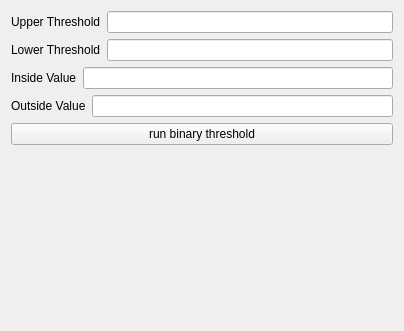
            <widget class="QWidget" name="binaryThresholdPage">
             <property name="geometry">
              <rect>
               <x>0</x>
               <y>0</y>
               <width>404</width>
               <height>331</height>
              </rect>
             </property>
             <attribute name="label">
              <string>Binary Threshold</string>
             </attribute>
             <layout class="QVBoxLayout" name="verticalLayout_19">
              <item>
               <widget class="QWidget" name="widget_22" native="true">
                <layout class="QHBoxLayout" name="horizontalLayout_23">
                 <property name="leftMargin">
                  <number>0</number>
                 </property>
                 <property name="topMargin">
                  <number>0</number>
                 </property>
                 <property name="rightMargin">
                  <number>0</number>
                 </property>
                 <property name="bottomMargin">
                  <number>0</number>
                 </property>
                 <item>
                  <widget class="QLabel" name="binaryThresholdUpperLabel">
                   <property name="text">
                    <string>Upper Threshold</string>
                   </property>
                  </widget>
                 </item>
                 <item>
                  <widget class="QLineEdit" name="binaryThresholdUpperLineEdit"/>
                 </item>
                </layout>
               </widget>
              </item>
              <item>
               <widget class="QWidget" name="widget_23" native="true">
                <layout class="QHBoxLayout" name="horizontalLayout_24">
                 <property name="leftMargin">
                  <number>0</number>
                 </property>
                 <property name="topMargin">
                  <number>0</number>
                 </property>
                 <property name="rightMargin">
                  <number>0</number>
                 </property>
                 <property name="bottomMargin">
                  <number>0</number>
                 </property>
                 <item>
                  <widget class="QLabel" name="binaryThresholdLowerLabel">
                   <property name="text">
                    <string>Lower Threshold</string>
                   </property>
                  </widget>
                 </item>
                 <item>
                  <widget class="QLineEdit" name="binaryThresholdLowerLineEdit"/>
                 </item>
                </layout>
               </widget>
              </item>
              <item>
               <widget class="QWidget" name="widget_28" native="true">
                <layout class="QHBoxLayout" name="horizontalLayout_25">
                 <property name="leftMargin">
                  <number>0</number>
                 </property>
                 <property name="topMargin">
                  <number>0</number>
                 </property>
                 <property name="rightMargin">
                  <number>0</number>
                 </property>
                 <property name="bottomMargin">
                  <number>0</number>
                 </property>
                 <item>
                  <widget class="QLabel" name="binaryThresholdInsideLabel">
                   <property name="text">
                    <string>Inside Value</string>
                   </property>
                  </widget>
                 </item>
                 <item>
                  <widget class="QLineEdit" name="binaryThresholdInsideLineEdit"/>
                 </item>
                </layout>
               </widget>
              </item>
              <item>
               <widget class="QWidget" name="widget_29" native="true">
                <layout class="QHBoxLayout" name="horizontalLayout_26">
                 <property name="leftMargin">
                  <number>0</number>
                 </property>
                 <property name="topMargin">
                  <number>0</number>
                 </property>
                 <property name="rightMargin">
                  <number>0</number>
                 </property>
                 <property name="bottomMargin">
                  <number>0</number>
                 </property>
                 <item>
                  <widget class="QLabel" name="binaryThresholdOutsideLabel">
                   <property name="text">
                    <string>Outside Value</string>
                   </property>
                  </widget>
                 </item>
                 <item>
                  <widget class="QLineEdit" name="binaryThresholdOutsideLineEdit"/>
                 </item>
                </layout>
               </widget>
              </item>
              <item>
               <widget class="QPushButton" name="binaryThresholdButton">
                <property name="text">
                 <string>run binary threshold</string>
                </property>
               </widget>
              </item>
              <item>
               <spacer name="verticalSpacer_11">
                <property name="orientation">
                 <enum>Qt::Vertical</enum>
                </property>
                <property name="sizeHint" stdset="0">
                 <size>
                  <width>20</width>
                  <height>40</height>
                 </size>
                </property>
               </spacer>
              </item>
             </layout>
            </widget>
